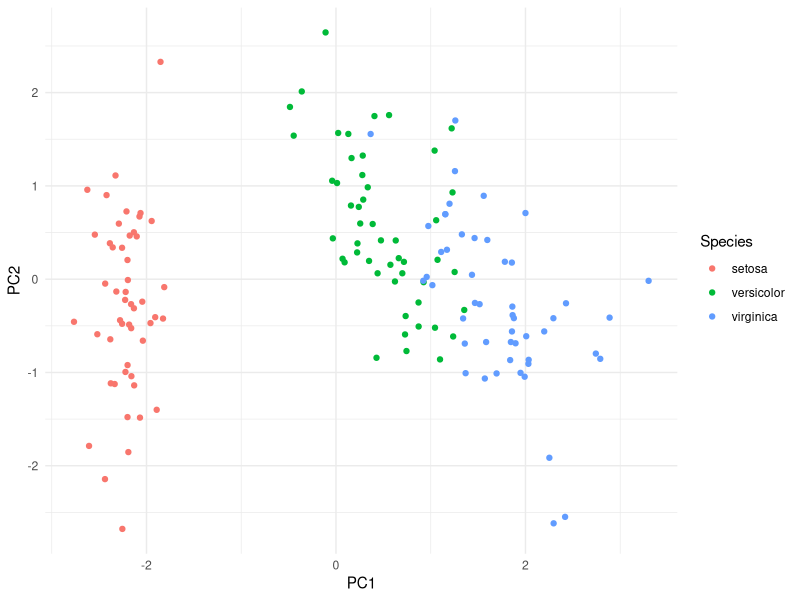

The R source for this figure:
## ---- chunk 1
head(iris)
library(ggplot2)
library(dplyr)
library(corrplot)

#3remove any non-numeric variables
iris_num <- select(iris,-Species)
iris_num

## do pca
pcas <- prcomp(iris_num,scale. = T)
pcas
summary(pcas)
pcas$rotation

pcas$rotation^2

# get the x values of pcas and make it a data frame
pca_vals <- as.data.frame(pcas$x)
pca_vals$Species <- iris$Species
ggplot(pca_vals,aes(PC1,PC2, color = Species))+
  geom_point()+
  theme_minimal()
# setosa tends to be on its own while 
#versicolor and virginica tend to be together
# pc values are principal components and are 
#different axis that we slice the data with to find 
#where the most variation is
